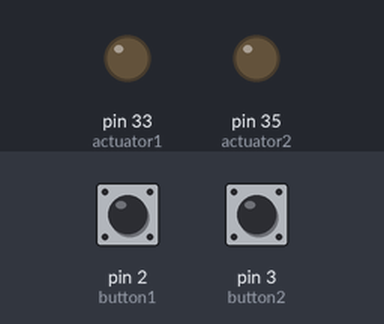
Bench run of a sketch on a simulated Arduino Mega 2560, built with avr-gcc and run on an emulated ATmega2560. Parts: output pins drawn as LEDs (lit = HIGH). Inputs (shaded band) come from the test bench; at power-on: pin 2 (button1) HIGH, pin 3 (button2) HIGH.

Above: at 1.8 s.
1.9 s: pin 2 (button1) pulled LOW for 3.2 s
At 3.0 s:
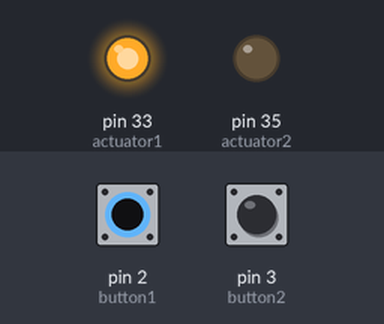
8.1 s: pin 3 (button2) pulled LOW for 1 s
At 9.5 s:
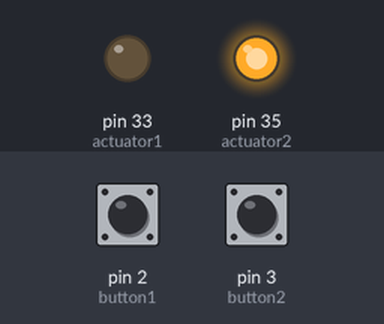
12.1 s: pin 3 (button2) pulled LOW for 3.2 s
At 15.3 s:
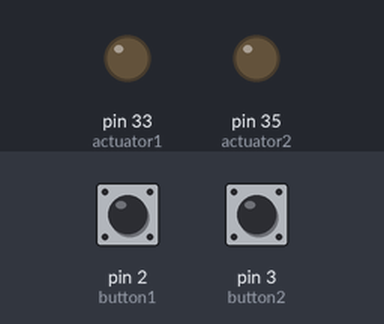
16.8 s: pin 2 (button1) pulled LOW for 1 s
At 18.0 s:
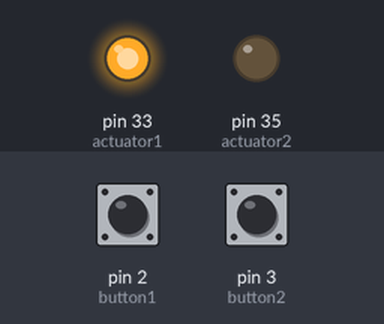
Timing chart, 0 to 20.5 s (numbered marks = the images above; inputs shaded):
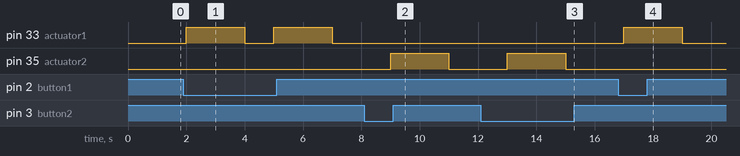

Measured:
- after the input at 1.9 s, pin 33 (actuator1): alternates HIGH for 2.0 s and LOW for 1.0 s, starting after 0.10 s
- after the input at 8.1 s, pin 35 (actuator2): LOW → HIGH after 0.90 s, → LOW 2.0 s later
- after the input at 12.1 s, pin 35 (actuator2): LOW → HIGH after 0.90 s, → LOW 2.0 s later
- after the input at 16.8 s, pin 33 (actuator1): LOW → HIGH after 0.20 s, → LOW 2.0 s later

The sketch:

ManualHardnessMachine.ino
```cpp
//Manual
#include <AccelStepper.h>
#include <MultiStepper.h>
#include <Stepper.h>


#include <Arduino.h>

#define ON_Button 39

#define LED_PIN 13
#define rs 43
#define enable 45
#define d4 47
#define d5 49
#define d6 51
#define d7 53
#define button 39
#define compButton 23
#define indentBUtton 25

#define DOUT_PIN  29 // Define the data output pin
#define CLK_PIN   31 // Define the clock pin

// motor pins and steps
#define M1_STEP_1 22
#define M1_STEP_2 2
#define M1_DIR_1 3
#define M1_DIR_2 4
#define M2_STEP_1 5
#define M2_STEP_2 6
#define M2_DIR_1 7
#define M2_DIR_2 8
#define M3_STEP_1 9
#define M3_STEP_2 10
#define M3_DIR_1 11
#define M3_DIR_2 12
#define compButton 23
#define indentButton 25
#define actuator1 33
#define actuator2 35
#define STEPS_PER_REV 200 // motor steps 64 for 28by
#define button1 2
#define button2 3

MultiStepper steppers;
MultiStepper stepperNo3;

AccelStepper stepper1(AccelStepper::FULL4WIRE, 22, 2, 3, 4);
AccelStepper stepper2(AccelStepper::FULL4WIRE, 5, 6, 7, 8);
AccelStepper stepper3(AccelStepper::FULL4WIRE, 24, 26, 28, 30);
Stepper motor1(STEPS_PER_REV, 22, 2, 3, 4); // motor for platform
Stepper motor2(STEPS_PER_REV, 5, 6, 7, 8); // motor for indentation

void setup() {
  // put your setup code here, to run once:
  stepper1.setMaxSpeed(100);
  stepper2.setMaxSpeed(100);
  stepper3.setMaxSpeed(100);
  steppers.addStepper(stepper1);
  steppers.addStepper(stepper2);
  stepperNo3.addStepper(stepper3);

  pinMode(actuator1, OUTPUT);
  pinMode(actuator2, OUTPUT);
  pinMode(button1, INPUT_PULLUP);
  pinMode(button2, INPUT_PULLUP);

}

void loop() {
  // put your main code here, to run repeatedly:
  String input = Serial.readString();
  int read = digitalRead(button1);
  int read2 = digitalRead(button2);
  if (read == 0) {
    digitalWrite(actuator1, HIGH);
    delay(2000);
    digitalWrite(actuator1, LOW);
  }
  else if (read2==0) {
    digitalWrite(actuator2, HIGH);
    delay(2000);
    digitalWrite(actuator2, LOW);
  }

}
```
